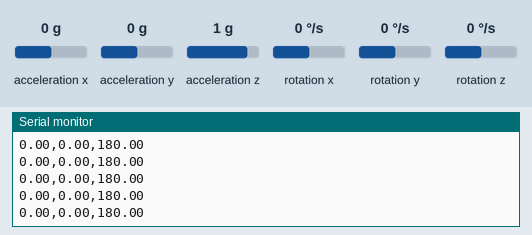
This sketch was run on a simulated Arduino Nano 33 IoT. Shown: the last lines printed to the serial monitor. Inputs (shaded band) come from the test bench; at power-on: acceleration x 0 g, acceleration y 0 g, acceleration z 1 g, rotation x 0 °/s, rotation y 0 °/s, rotation z 0 °/s.

Above: at 1.2 s.
1.3 s: acceleration x set to -1.4 g
At 2.0 s:
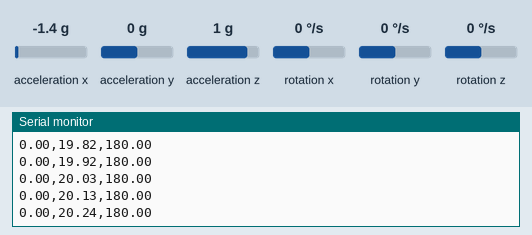
2.8 s: acceleration y set to -1.4 g
At 3.9 s:
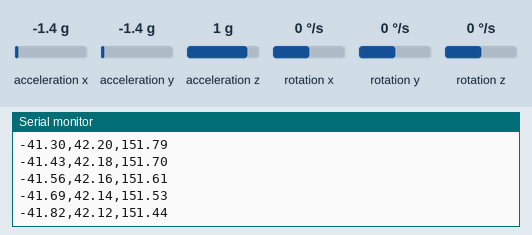
4.3 s: acceleration z set to -1.4 g
At 5.4 s:
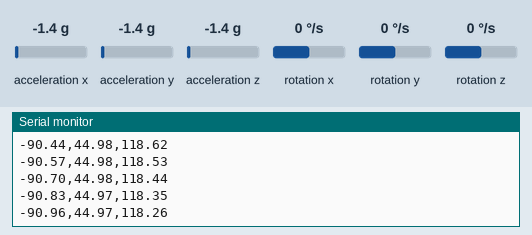
5.8 s: rotation x set to -192 °/s
At 6.7 s:
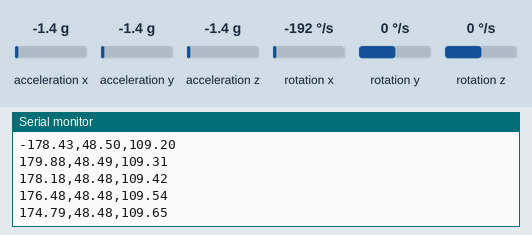
7.3 s: rotation y set to -192 °/s
At 8.1 s:
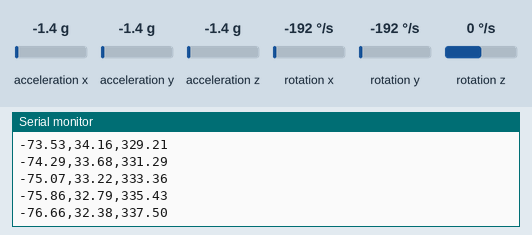
Timing chart, 0 to 9.4 s (numbered marks = the images above; inputs shaded):
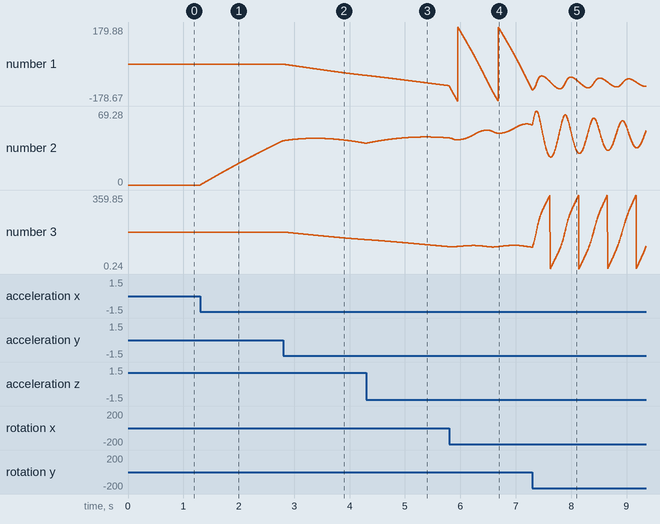

The sketch:

Orientation_Madgwick.ino
```cpp
#include <Arduino_LSM6DS3.h>
#include <MadgwickAHRS.h>


// initialize a Madgwick filter:
Madgwick madgwick;
// sensor's sample rate is fixed at 104 Hz
// you can also get this info by calling accelerationSampleRate() or gyroscopeSampleRate()
const float sensorRate = 104.00;

void setup() {
  Serial.begin(9600);
  // attempt to start the IMU:
  if (!IMU.begin()) {
    Serial.println("Failed to initialize IMU");
    // stop here if you can't access the IMU:
    while (true);
  }
  // start the filter to run at the sample rate:
  madgwick.begin(sensorRate);
}

void loop() {
  // values for acceleration and rotation:
  float xAcc, yAcc, zAcc;
  float xGyro, yGyro, zGyro;

  // values for orientation:
  float roll, pitch, yaw;
  // check if the IMU is ready to read:
  if (IMU.accelerationAvailable() && IMU.gyroscopeAvailable()) {
    // read accelerometer &and gyrometer:
    IMU.readAcceleration(xAcc, yAcc, zAcc);
    IMU.readGyroscope(xGyro, yGyro, zGyro);

    // update the filter, which computes orientation:
    madgwick.updateIMU(xGyro, yGyro, zGyro, xAcc, yAcc, zAcc);

    // print the heading, pitch and roll
    roll = madgwick.getRoll();
    pitch = madgwick.getPitch();
    yaw = madgwick.getYaw();
    Serial.print(roll);
    Serial.print(",");
    Serial.print(pitch);
    Serial.print(",");
    Serial.println(yaw);

    // short delay to keep things stable
    delay(1);
  }
}
```

Measured:
- after the input at 1.3 s, the serial monitor: prints a new line at once (image 1)
- plotted number 2: 0 → 41.42 after the input at 1.3 s
